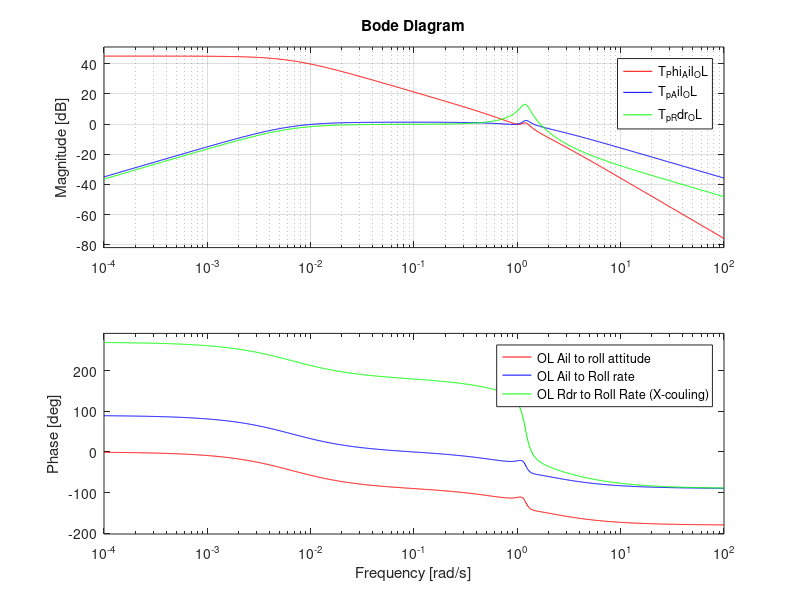
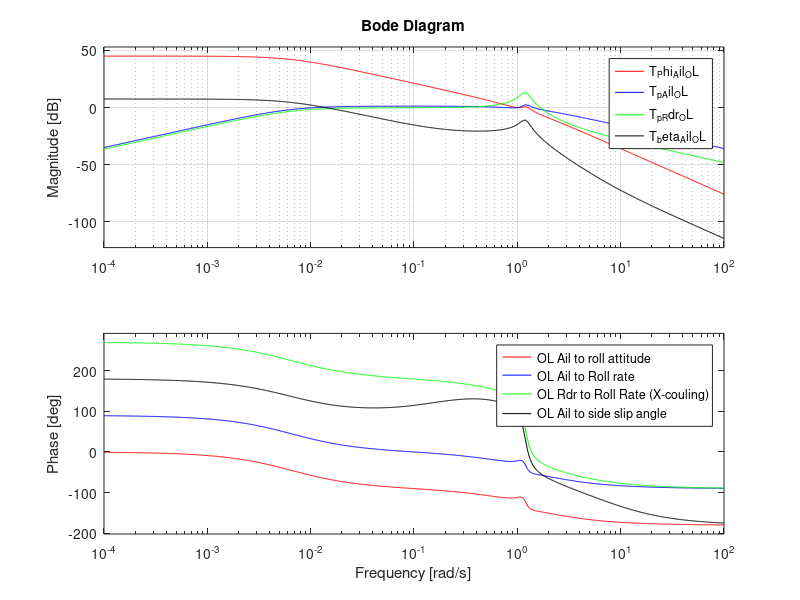
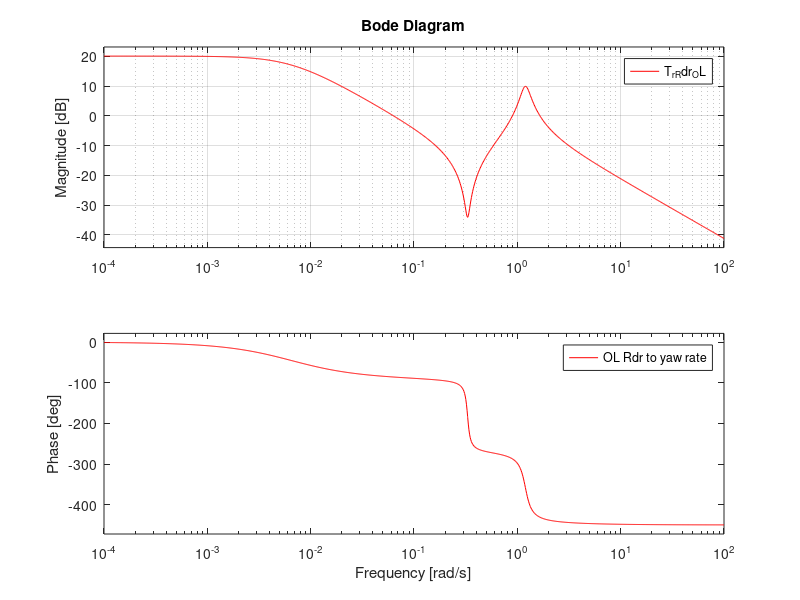
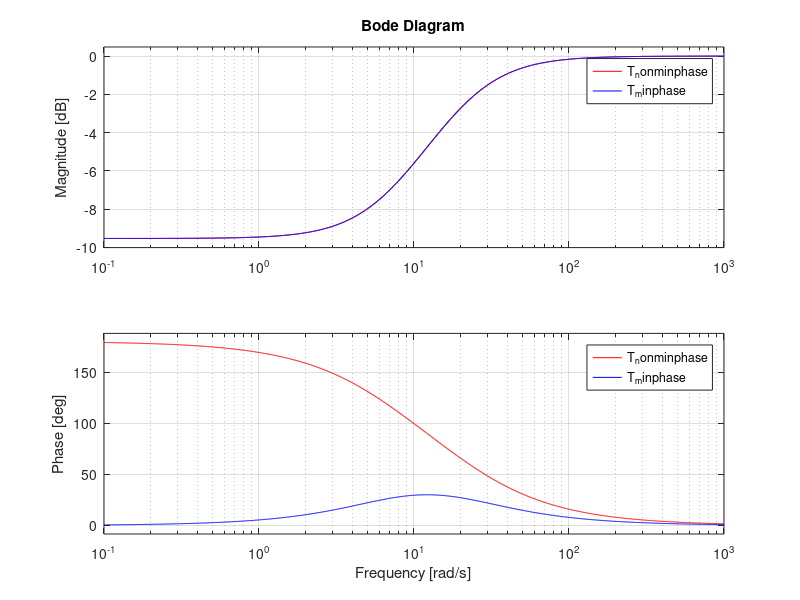

Recreate these plots in MATLAB, in order.
%   Copyright (C) 2018-present, Facebook, Inc.
% 
%   This program is free software; you can redistribute it and/or modify
%   it under the terms of the GNU General Public License as published by
%   the Free Software Foundation; version 2 of the License.
% 
%   This program is distributed in the hope that it will be useful,
%   but WITHOUT ANY WARRANTY; without even the implied warranty of
%   MERCHANTABILITY or FITNESS FOR A PARTICULAR PURPOSE.  See the
%   GNU General Public License for more details.
% 
%   You should have received a copy of the GNU General Public License along
%   with this program; if not, write to the Free Software Foundation, Inc.,
%   51 Franklin Street, Fifth Floor, Boston, MA 02110-1301 USA.


s=tf('s');

T_Phi_Ail_OL   = 1.62*(s^2 + 0.362*s + 1.359)/( (s+0.0065)*(s+1.329)*(s^2+0.254*s+1.433) ) ;

T_p_Ail_OL     = 1.62*s*(s^2 + 0.362*s + 1.359)/( (s+0.0065)*(s+1.329)*(s^2+0.254*s+1.433) ) ;


T_beta_Ail_OL  = 0.0188*((s+0.197)*(s-7.896))/( (s+0.0065)*(s+1.329)*(s^2+0.254*s+1.433) ) ;


T_p_Rdr_OL     = 0.392*s*((s+1.85)*(s-2.566))/( (s+0.0065)*(s+1.329)*(s^2+0.254*s+1.433) ) ;


T_r_Rdr_OL     = 0.864*((s+1.335)*(s^2-0.03*s+0.109))/( (s+0.0065)*(s+1.329)*(s^2+0.254*s+1.433) ) ;

figure(3111);bode(T_Phi_Ail_OL,'r',T_p_Ail_OL,'b',T_p_Rdr_OL,'g');legend('OL Ail to roll attitude','OL Ail to Roll rate','OL Rdr to Roll Rate (X-couling)');grid;

figure(3112);bode(T_Phi_Ail_OL,'r',T_p_Ail_OL,'b',T_p_Rdr_OL,'g',T_beta_Ail_OL,'k');legend('OL Ail to roll attitude','OL Ail to Roll rate','OL Rdr to Roll Rate (X-couling)','OL Ail to side slip angle');grid;

figure(3113);bode(T_r_Rdr_OL,'r');legend('OL Rdr to yaw rate');grid;

T_nonminphase = (s-7)/(s+21) ;
T_minphase    = (s+7)/(s+21) ;

figure(3114);bode(T_nonminphase,'r',T_minphase,'b')